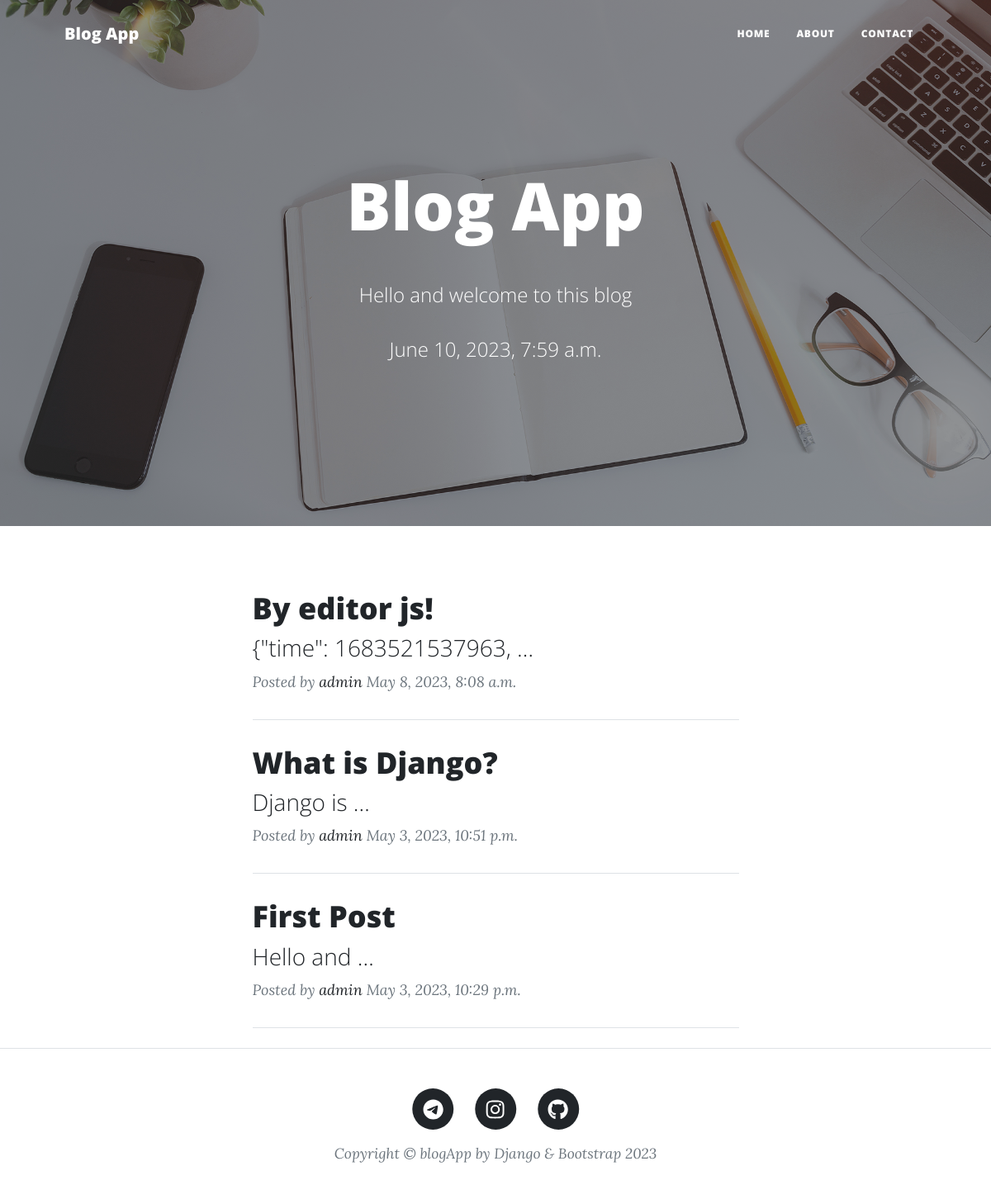
The page / on the database its author committed.
### blogApp/models.py (models this page shows, shortened)
class Post(models.Model):
    title = models.CharField(max_length=200)
    description = EditorJsTextField()
    image = models.ImageField(upload_to='postImages/')
    created_date = models.DateTimeField(auto_now_add=True)
    published_date = models.DateTimeField(blank=True, null=True)
    author = models.ForeignKey(User, on_delete=models.CASCADE)

### blogApp/views.py (the view)
# urls.py: path('',views.index,name="index"),
def index(request):
    latest_posts = Post.objects.order_by('-published_date')
    paginator = Paginator(latest_posts, 5)
    page_number = request.GET.get('page')
    page = paginator.get_page(page_number)
    page_conf = {
        'title_tag' : "BlogApp - Home",
        'title_page' : "Blog App",
        'page_explain' : "Hello and welcome to this blog",
        'current_date' : common_current_date,
        'data' : page ,
    }
    return render(request, 'blogApp/index.html',context=page_conf)

### templates/blogApp/index.html (shortened to what this page needs)
{% extends 'blogApp/base.html' %}
{% block mainContent %}
<div class="container px-4 px-lg-5">
    <div class="row gx-4 gx-lg-5 justify-content-center">
        <div class="col-md-10 col-lg-8 col-xl-7">
            {% for post in data %}
            <div class="post-preview">
                <a href="{% url 'blogApp:detail' post.id %}">
                    <h2 class="post-title">{{post.title}}</h2>
                    {% load editorjs %}
                    <h3 class="post-subtitle">{{post.description|editorjs|truncatewords:2}}</h3>
                </a>
                <p class="post-meta">
                    Posted by
                    <a href="#">{{post.author}}</a>
                    {{post.published_date}}
                </p>
            </div>
            <hr class="my-4" />
            {% endfor %}
        </div>
    </div>
</div>
{% endblock mainContent %}

### templates/blogApp/base.html (shortened to what this page needs)
{% load static %}
<!DOCTYPE html>
<html lang="en">
    <head>
        <link href="{% static 'blogApp/css/styles.css' %}" rel="stylesheet" />
    </head>
    <body>
        {% include 'blogApp/navs.html' %}
        {% if not page_head_image %}
        <header class="masthead" style="background-image: url({% static 'blogApp/assets/img/home-bg.jpg' %}) ">
            <div class="container position-relative px-4 px-lg-5">
                <div class="row gx-4 gx-lg-5 justify-content-center">
                    <div class="col-md-10 col-lg-8 col-xl-7">
                        <div class="site-heading">
                            <h1>{{title_page}}</h1>
                            <br>
                            <span class="subheading">{{page_explain}}</span>
                            <br>
                            <span class="subheading">{{current_date}}</span>
                        </div>
                    </div>
                </div>
            </div>
        </header>
        {% endif %}
        {% block mainContent %}
        {% endblock mainContent %}
        {% include 'blogApp/footer.html' %}
    </body>
</html>

### templates/blogApp/navs.html (shortened to what this page needs)
 <nav class="navbar navbar-expand-lg navbar-light" id="mainNav">
    <div class="container px-4 px-lg-5">
        <a class="navbar-brand" href="{% url 'blogApp:index'%}">Blog App</a>
        <div class="collapse navbar-collapse" id="navbarResponsive">
            <ul class="navbar-nav ms-auto py-4 py-lg-0">
                <li class="nav-item"><a class="nav-link px-lg-3 py-3 py-lg-4" href="{% url 'blogApp:index'%}">Home</a></li>
                <li class="nav-item"><a class="nav-link px-lg-3 py-3 py-lg-4" href="about.html">About</a></li>
                <li class="nav-item"><a class="nav-link px-lg-3 py-3 py-lg-4" href="{% url 'blogApp:contact'%}">Contact</a></li>
            </ul>
        </div>
    </div>
</nav>

### templates/blogApp/footer.html
<footer class="border-top">
    <div class="container px-4 px-lg-5">
        <div class="row gx-4 gx-lg-5 justify-content-center">
            <div class="col-md-10 col-lg-8 col-xl-7">
                <ul class="list-inline text-center">
                    <li class="list-inline-item">
                        <a href="https://t.me/amirkho_eng" target="_blank">
                            <span class="fa-stack fa-lg">
                                <i class="fas fa-circle fa-stack-2x"></i>
                                <i class="fab fa-telegram fa-stack-1x fa-inverse"></i>
                            </span>
                        </a>
                    </li>
                    <li class="list-inline-item">
                        <a href="https://instagram.com/amirkho.ir" target="_blank">
                            <span class="fa-stack fa-lg">
                                <i class="fas fa-circle fa-stack-2x"></i>
                                <i class="fab fa-instagram fa-stack-1x fa-inverse"></i>
                            </span>
                        </a>
                    </li>
                    <li class="list-inline-item">
                        <a href="https://github.com/amirkho-py" target="_blank">
                            <span class="fa-stack fa-lg">
                                <i class="fas fa-circle fa-stack-2x"></i>
                                <i class="fab fa-github fa-stack-1x fa-inverse"></i>
                            </span>
                        </a>
                    </li>
                </ul>
                <div class="small text-center text-muted fst-italic">Copyright &copy; blogApp by Django & Bootstrap 2023</div>
            </div>
        </div>
    </div>
</footer>

### rows shown on the page
Post: title "By editor js!", description|editorjs "{\"time\": 1683521537963, …", author "admin", published_date "May 8, 2023, 8:08 a.m."
Post: title "What is Django?", description|editorjs "Django is …", author "admin", published_date "May 3, 2023, 10:51 p.m."
Post: title "First Post", description|editorjs "Hello and …", author "admin", published_date "May 3, 2023, 10:29 p.m."

### other values the page prints
{{ title_page }} "Blog App"
{{ page_explain }} "Hello and welcome to this blog"
{{ current_date }} "June 10, 2023, 7:59 a.m."
